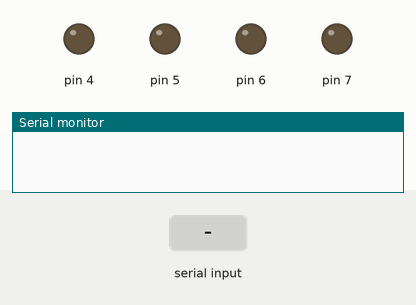
Recording of a sketch running on a simulated Arduino Uno, built with avr-gcc and run on an emulated ATmega328P. Shown: output pins drawn as LEDs (lit = HIGH), the last lines printed to the serial monitor. The inputs (shaded band) are chosen by the test bench.

Above: at 1.2 s.
1.3 s: "F" received over the second serial link
At 1.8 s:
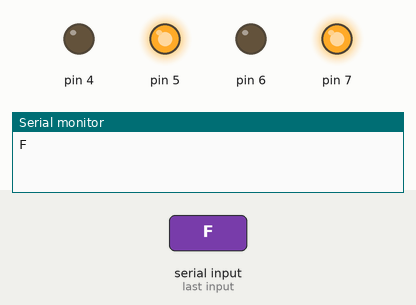
2.8 s: "B" received over the second serial link
At 4.0 s:
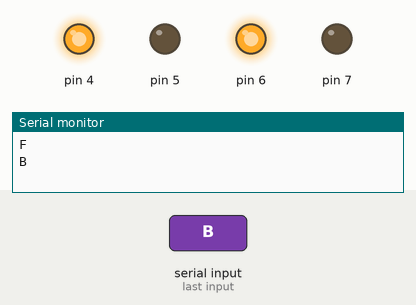
4.3 s: "L" received over the second serial link
At 5.3 s:
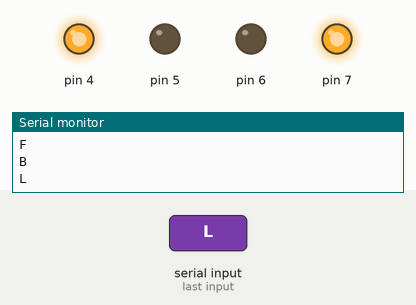
5.8 s: "R" received over the second serial link
At 6.4 s:
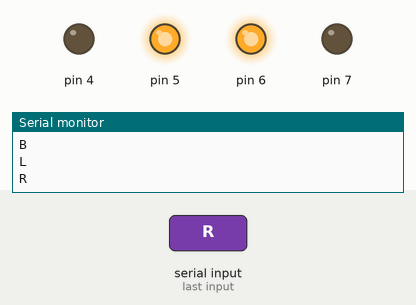
Timing chart, 0 to 8.3 s (numbered marks = the images above; inputs shaded):
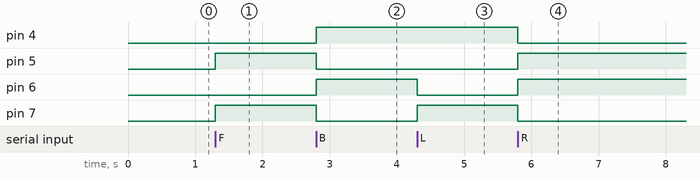

The sketch:

MrR.ino
```cpp
#include <SoftwareSerial.h>

class Robo{
  int fA, tA, fB, tB;
  public:
    Robo(int pinFA, int pinTA, int pinFB, int pinTB){
      fA = pinFA;
      pinMode(fA, OUTPUT);
      tA = pinTA;
      pinMode(tA, OUTPUT);
      fB = pinFB;
      pinMode(fB, OUTPUT);
      tB = pinTB;
      pinMode(tB, OUTPUT);
    }
    void direita(){
      // Motor A
      digitalWrite(fA, LOW);
      digitalWrite(tA, HIGH);
      // Motor B
      digitalWrite(fB, HIGH);
      digitalWrite(tB, LOW);
    }
    void esquerda(){
      // Motor A
      digitalWrite(fA, HIGH);
      digitalWrite(tA, LOW);
      // Motor B
      digitalWrite(fB, LOW);
      digitalWrite(tB, HIGH);
    }
    void frente(){
      // Motor A
      digitalWrite(fA, HIGH);
      digitalWrite(tA, LOW);
      // Motor B
      digitalWrite(fB, HIGH);
      digitalWrite(tB, LOW);
    }
    void tras(){
      // Motor A
      digitalWrite(fA, LOW);
      digitalWrite(tA, HIGH);
      // Motor B
      digitalWrite(fB, LOW);
      digitalWrite(tB, HIGH);
    }
    void parar(){
      // Motor A
      digitalWrite(fA, LOW);

      digitalWrite(tA, LOW);
      // Motor B
      digitalWrite(fB, LOW);
      digitalWrite(tB, LOW);
    }
    void esquiva(){
      // Motor A
      digitalWrite(fA, HIGH);
      digitalWrite(tA, LOW);
      // Motor B
      digitalWrite(fB, LOW);
      digitalWrite(tB, HIGH);
      delay(1000);
    }
};

char texto;
SoftwareSerial bluetooth(12, 13); // RX, TX

Robo MrR(7,6,5,4);

void setup() {
  // Inicializa as comunicações
  bluetooth.begin(9600);
  Serial.begin(9600);
}

void loop() {
  if(bluetooth.available()){
    texto = bluetooth.read();
    Serial.println(texto);
  }
  if(texto == 'F'){
    MrR.frente();
  }
  else if(texto == 'B'){
    MrR.tras();
  }
  else if(texto == 'L'){
    MrR.esquerda();
  }
  else if(texto == 'R'){
    MrR.direita();
  }
  else if(texto == 'G' or texto == 'H'){
    MrR.esquerda();
  }
  else if(texto == 'I' or texto == 'J'){
    MrR.direita();
  }
  else if(texto == 'X'){
    MrR.esquiva();
  }
  else {
    MrR.parar();
  }
}
```

Measured:
- after the input at 1.3 s, pin 5, pin 7: LOW → HIGH at once
- after the input at 2.8 s, pin 4, pin 6: LOW → HIGH at once; pin 5, pin 7: HIGH → LOW at once
- after the input at 4.3 s, pin 6: HIGH → LOW at once; pin 7: LOW → HIGH at once
- after the input at 5.8 s, pin 4, pin 7: HIGH → LOW at once; pin 5, pin 6: LOW → HIGH at once
